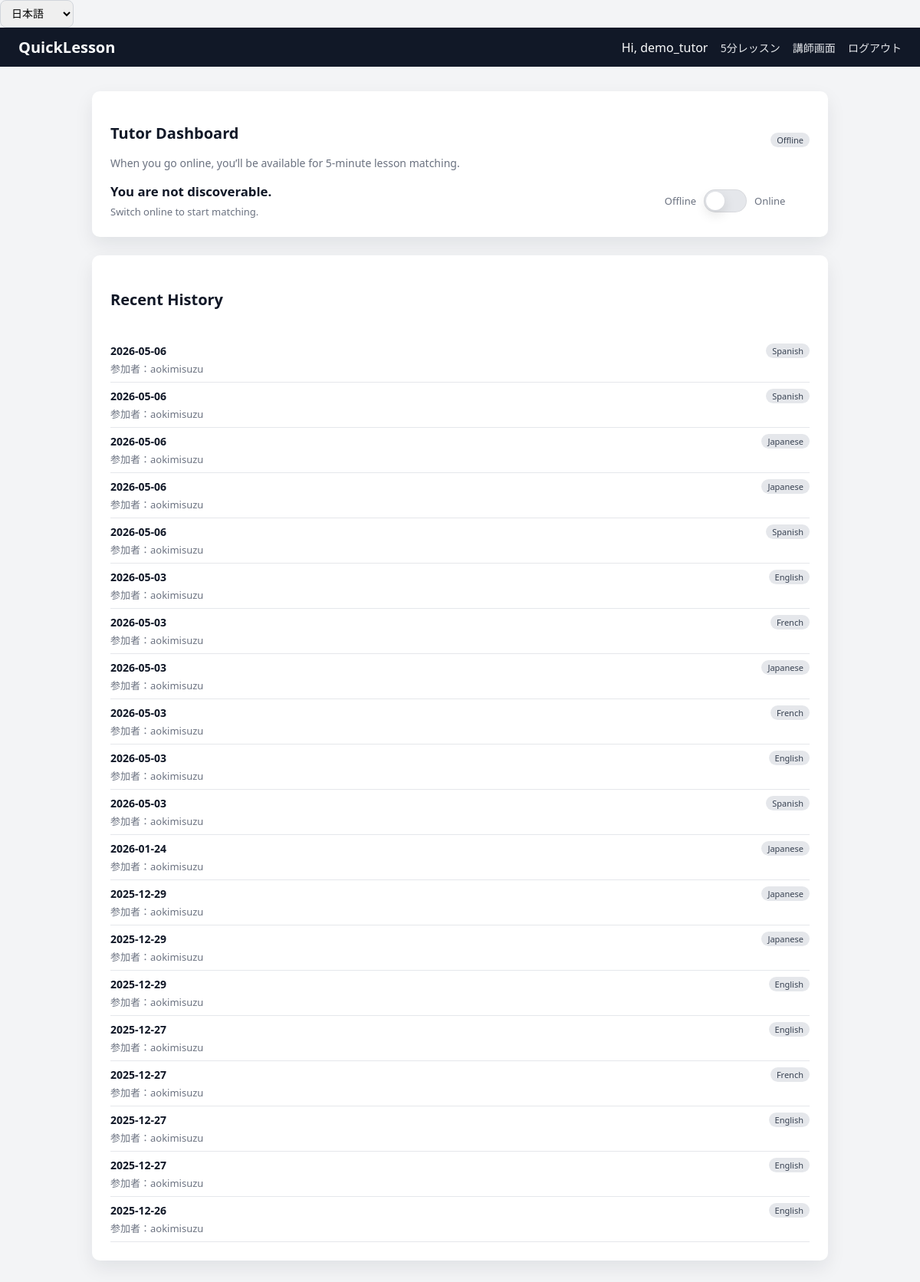
The page /tutor/dashboard/ (signed in) on the database its author committed.
### core/models.py (models this page shows, shortened)
class QuickLessonMatch(models.Model):
    request = models.OneToOneField(QuickLessonRequest, on_delete=models.CASCADE)
    tutor = models.ForeignKey(TutorProfile, on_delete=models.CASCADE)
    started_at = models.DateTimeField()
    end_at = models.DateTimeField()
    meeting_url = models.URLField(blank=True)
    price = models.DecimalField(max_digits=8, decimal_places=2, default=0)
    @property
    def student_name(self) -> str:
        return self.request.student.user.username

class QuickLessonRequest(models.Model):
    STATUS_CHOICES = [
        ("waiting", "Waiting"),
        ("matched", "Matched"),
        ("cancelled", "Cancelled"),
    ]
    PURPOSE_CHOICES = [
        ("lesson", "Lesson"),        # 普通の5分レッスン
        ("interview", "Interview"),  # 講師候補との面接
    ]
    student = models.ForeignKey(StudentProfile, on_delete=models.CASCADE)
    language = models.ForeignKey(LessonLanguage, on_delete=models.PROTECT)
    created_at = models.DateTimeField(auto_now_add=True)
    status = models.CharField(
        max_length=20, choices=STATUS_CHOICES, default="waiting"
    )
    purpose = models.CharField(
        max_length=20,
        choices=PURPOSE_CHOICES,
        default="lesson",
    )

class StudentProfile(models.Model):
    user = models.OneToOneField(User, on_delete=models.CASCADE)
    native_language = models.ForeignKey(
        LessonLanguage, null=True, blank=True, on_delete=models.SET_NULL
    )

class LessonLanguage(models.Model):
    code = models.CharField(max_length=10, unique=True)  # 'en', 'es', 'ja'
    name = models.CharField(max_length=50)               # English, Español, 日本語

### core/views.py (the view, shortened to what this page needs)
# urls.py: path("tutor/dashboard/", views.tutor_dashboard, name="tutor_dashboard"),
@login_required
def tutor_dashboard(request):
    tutor_profile, _ = TutorProfile.objects.get_or_create(user=request.user)
    matches = QuickLessonMatch.objects.filter(
        tutor=tutor_profile
    ).order_by("-started_at")[:20]
    dummy_matches = []
    return render(
        request,
        "core/tutor_dashboard.html",
        {
            "tutor": tutor_profile,
            "matches": matches,
            "dummy_matches": dummy_matches,  # ← これが必要
        },
    )
    return render(
        request,
        "core/tutor_dashboard.html",
        {"tutor": tutor_profile, "matches": matches},
    )

### templates/core/tutor_dashboard.html (shortened to what this page needs)
{% extends "base.html" %}
{% load i18n %}
{% block content %}
<div class="card">
  <div class="card-header" style="display:flex; align-items:center; justify-content:space-between; gap:12px;">
    <div>
      <h2 class="card-title">{% trans "Tutor Dashboard" %}</h2>
      <p class="card-subtitle" style="margin:6px 0 0;">
        {% trans "When you go online, you’ll be available for 5-minute lesson matching." %}
      </p>
    </div>
    <div style="display:flex; align-items:center; gap:10px;">
      {% if tutor.is_online %}
        <span class="badge badge-green" id="status-badge">{% trans "Online" %}</span>
      {% else %}
        <span class="badge badge-gray" id="status-badge">{% trans "Offline" %}</span>
      {% endif %}
    </div>
  </div>
  <div class="mt-16" style="display:flex; align-items:center; justify-content:space-between; gap:16px;">
    <div>
      <div style="font-weight:600; font-size:1.05rem;">
        {% if tutor.is_online %}
          {% trans "You are discoverable now." %}
        {% else %}
          {% trans "You are not discoverable." %}
        {% endif %}
      </div>
      <div class="text-muted" style="margin-top:6px;" id="matching-hint">
        {% if tutor.is_online %}
          {% trans "Waiting for a student… We’ll move you to the lesson room automatically when matched." %}
        {% else %}
          {% trans "Switch online to start matching." %}
        {% endif %}
      </div>
    </div>
    <form method="post" id="online-form" style="margin:0;">
      <label class="switch" style="display:flex; align-items:center; gap:10px; cursor:pointer; user-select:none;">
        <span class="text-muted" style="min-width:72px; text-align:right;">{% trans "Offline" %}</span>
        <span class="switch-track" aria-hidden="true">
          <span class="switch-thumb"></span>
        </span>
        <span class="text-muted" style="min-width:72px;">{% trans "Online" %}</span>
      </label>
    </form>
  </div>
</div>
{% include "core/_recent_lessons.html" with matches=matches dummy_matches=dummy_matches %}
{% endblock %}

### templates/base.html (shortened to what this page needs)
{% load static %}
{% load i18n %}
<!DOCTYPE html>
<html lang="ja">
<head>
  <link rel="stylesheet" href="{% static 'css/style.css' %}">
  <body><form action="{% url 'set_language' %}" method="post" style="display:inline;">
  <select name="language" onchange="this.form.submit()">
    <option value="ja" {% if request.LANGUAGE_CODE == "ja" %}selected{% endif %}>日本語</option>
  </select>
</form>
</body>
</head>
<body>
  <header class="header">
    <div class="header-title">
      <a href="{% url 'home' %}">QuickLesson</a>
    </div>
    <nav class="header-nav">
      {% if user.is_authenticated %}
        <span>Hi, {{ user.username }}</span>
        <a href="{% url 'create_request' %}">5分レッスン</a>
        <a href="{% url 'tutor_dashboard' %}">講師画面</a>
        <a href="{% url 'logout' %}">ログアウト</a>
      {% else %}
        <a href="{% url 'login' %}">ログイン</a>
      {% endif %}
    </nav>
  </header>
  <main class="container">
    {% block content %}{% endblock %}
  </main>
</body>
</html>

### templates/core/_recent_lessons.html (shortened to what this page needs)
{% load i18n %}
<div class="card">
  <div class="card-header">
    <h3 class="card-title">Recent History</h3>
  </div>
  <ul class="list">
    {% for m in matches %}
      <li style="display:flex; align-items:flex-start; justify-content:space-between; gap:12px;">
        <div>
          <div><strong>{{ m.started_at|date:"Y-m-d" }}</strong></div>
          <div class="text-muted" style="margin-top:4px;">
            参加者：{{ m.student_name|default:"非表示" }}
          </div>
        </div>
        <span class="badge badge-gray">{{ m.request.language.name }}</span>
      </li>
    {% endfor %}
  </ul>
</div>

### static/css/style.css (style rules this page uses)
body { margin: 0; font-family: system-ui, -apple-system, BlinkMacSystemFont, "Segoe UI", sans-serif; background: #f3f4f6; color: #111827; }
a { color: #2563eb; text-decoration: none; }
.header { background: #111827; color: #f9fafb; padding: 12px 24px; display: flex; align-items: center; justify-content: space-between; }
.header-title a { color: #f9fafb; font-weight: 700; font-size: 20px; text-decoration: none; }
.header-nav a { color: #e5e7eb; margin-left: 12px; font-size: 14px; }
.container { max-width: 960px; margin: 32px auto; padding: 0 16px; }
.card { background: #ffffff; border-radius: 10px; padding: 24px; box-shadow: 0 10px 25px rgba(15, 23, 42, 0.08); margin-bottom: 24px; }
.card-header { display: flex; justify-content: space-between; align-items: center; margin-bottom: 16px; }
.card-title { font-size: 20px; font-weight: 600; color: #111827; }
.card-subtitle { font-size: 14px; color: #6b7280; }
form { display: flex; flex-direction: column; gap: 12px; }
label { font-size: 14px; color: #374151; }
select, input[type="text"], input[type="email"], input[type="password"] { padding: 8px 10px; border-radius: 8px; border: 1px solid #d1d5db; font-size: 14px; }
.list { list-style: none; padding-left: 0; margin: 0; }
.list li { padding: 8px 0; border-bottom: 1px solid #e5e7eb; font-size: 14px; }
.badge { display: inline-block; padding: 2px 8px; border-radius: 999px; font-size: 11px; font-weight: 500; }
.badge-gray { background: #e5e7eb; color: #374151; }
.text-muted { font-size: 12px; color: #9ca3af; }
.mt-16 { margin-top: 16px; }
.text-muted { font-size: 13px; color: #6b7280; }

### templates/core/tutor_dashboard.html (style rules this page uses)
.switch-track { position:relative; width:56px; height:30px; border-radius:999px; background:#e5e7eb; display:inline-block; transition:background .2s ease; box-shadow: inset 0 0 0 1px rgba(0,0,0,.06); }
.switch-thumb { position:absolute; top:3px; left:3px; width:24px; height:24px; border-radius:999px; background:white; transition:transform .2s ease; box-shadow: 0 6px 16px rgba(0,0,0,.12); }

### rows shown on the page
QuickLessonMatch: started_at "2026-05-06", student_name "aokimisuzu", request.language.name "Spanish"
QuickLessonMatch: started_at "2026-05-06", student_name "aokimisuzu", request.language.name "Spanish"
QuickLessonMatch: started_at "2026-05-06", student_name "aokimisuzu", request.language.name "Japanese"
QuickLessonMatch: started_at "2026-05-06", student_name "aokimisuzu", request.language.name "Japanese"
QuickLessonMatch: started_at "2026-05-06", student_name "aokimisuzu", request.language.name "Spanish"
QuickLessonMatch: started_at "2026-05-03", student_name "aokimisuzu", request.language.name "English"
QuickLessonMatch: started_at "2026-05-03", student_name "aokimisuzu", request.language.name "French"
QuickLessonMatch: started_at "2026-05-03", student_name "aokimisuzu", request.language.name "Japanese"
QuickLessonMatch: started_at "2026-05-03", student_name "aokimisuzu", request.language.name "French"
QuickLessonMatch: started_at "2026-05-03", student_name "aokimisuzu", request.language.name "English"
QuickLessonMatch: started_at "2026-05-03", student_name "aokimisuzu", request.language.name "Spanish"
QuickLessonMatch: started_at "2026-01-24", student_name "aokimisuzu", request.language.name "Japanese"
QuickLessonMatch: started_at "2025-12-29", student_name "aokimisuzu", request.language.name "Japanese"
QuickLessonMatch: started_at "2025-12-29", student_name "aokimisuzu", request.language.name "Japanese"
QuickLessonMatch: started_at "2025-12-29", student_name "aokimisuzu", request.language.name "English"
QuickLessonMatch: started_at "2025-12-27", student_name "aokimisuzu", request.language.name "English"
QuickLessonMatch: started_at "2025-12-27", student_name "aokimisuzu", request.language.name "French"
QuickLessonMatch: started_at "2025-12-27", student_name "aokimisuzu", request.language.name "English"
QuickLessonMatch: started_at "2025-12-27", student_name "aokimisuzu", request.language.name "English"
QuickLessonMatch: started_at "2025-12-26", student_name "aokimisuzu", request.language.name "English"

### other values the page prints
{{ user.username }} "demo_tutor"
